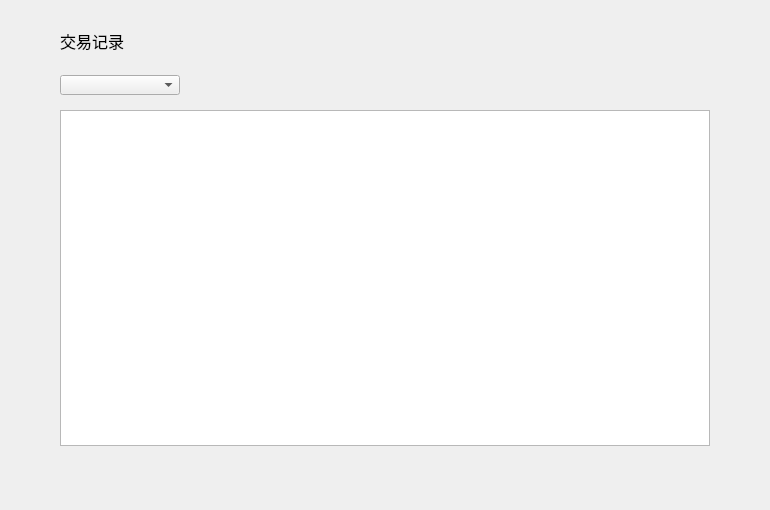
<?xml version="1.0" encoding="UTF-8"?>
<ui version="4.0">
 <class>TransferRecordWidget</class>
 <widget class="QWidget" name="TransferRecordWidget">
  <property name="geometry">
   <rect>
    <x>0</x>
    <y>0</y>
    <width>770</width>
    <height>510</height>
   </rect>
  </property>
  <property name="windowTitle">
   <string>Form</string>
  </property>
  <widget class="QTableWidget" name="transferRecordTableWidget">
   <property name="geometry">
    <rect>
     <x>60</x>
     <y>110</y>
     <width>650</width>
     <height>336</height>
    </rect>
   </property>
   <property name="showGrid">
    <bool>false</bool>
   </property>
   <attribute name="horizontalHeaderVisible">
    <bool>false</bool>
   </attribute>
   <attribute name="verticalHeaderVisible">
    <bool>false</bool>
   </attribute>
   <column>
    <property name="text">
     <string>区块高度</string>
    </property>
    <property name="font">
     <font>
      <family>微软雅黑</family>
     </font>
    </property>
    <property name="textAlignment">
     <set>AlignCenter</set>
    </property>
   </column>
   <column>
    <property name="text">
     <string>对方地址</string>
    </property>
    <property name="font">
     <font>
      <family>微软雅黑</family>
     </font>
    </property>
    <property name="textAlignment">
     <set>AlignCenter</set>
    </property>
   </column>
   <column>
    <property name="text">
     <string>数量</string>
    </property>
    <property name="font">
     <font>
      <family>微软雅黑</family>
     </font>
    </property>
    <property name="textAlignment">
     <set>AlignCenter</set>
    </property>
   </column>
   <column>
    <property name="text">
     <string>手续费</string>
    </property>
    <property name="font">
     <font>
      <family>微软雅黑</family>
     </font>
    </property>
    <property name="textAlignment">
     <set>AlignCenter</set>
    </property>
   </column>
   <column>
    <property name="text">
     <string>交易ID</string>
    </property>
    <property name="font">
     <font>
      <family>微软雅黑</family>
     </font>
    </property>
    <property name="textAlignment">
     <set>AlignCenter</set>
    </property>
   </column>
   <column>
    <property name="text">
     <string>交易状态</string>
    </property>
    <property name="font">
     <font>
      <family>微软雅黑</family>
     </font>
    </property>
    <property name="textAlignment">
     <set>AlignCenter</set>
    </property>
   </column>
  </widget>
  <widget class="QComboBox" name="assetComboBox">
   <property name="geometry">
    <rect>
     <x>60</x>
     <y>75</y>
     <width>120</width>
     <height>20</height>
    </rect>
   </property>
   <property name="font">
    <font>
     <family>微软雅黑</family>
    </font>
   </property>
  </widget>
  <widget class="QLabel" name="title_label">
   <property name="geometry">
    <rect>
     <x>60</x>
     <y>28</y>
     <width>200</width>
     <height>26</height>
    </rect>
   </property>
   <property name="font">
    <font>
     <family>微软雅黑</family>
     <pointsize>12</pointsize>
    </font>
   </property>
   <property name="text">
    <string>交易记录</string>
   </property>
  </widget>
  <widget class="QStackedWidget" name="stackedWidget">
   <property name="geometry">
    <rect>
     <x>0</x>
     <y>448</y>
     <width>770</width>
     <height>41</height>
    </rect>
   </property>
  </widget>
 </widget>
 <resources/>
 <connections/>
</ui>
